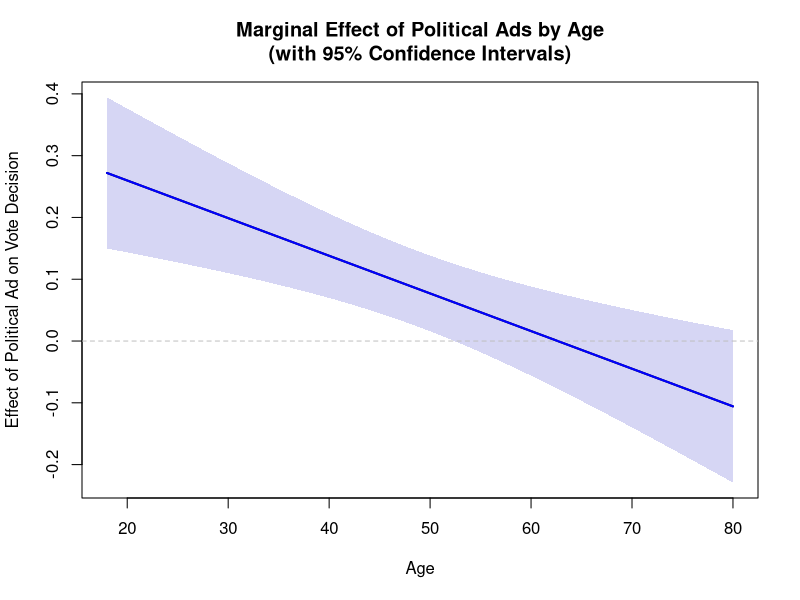
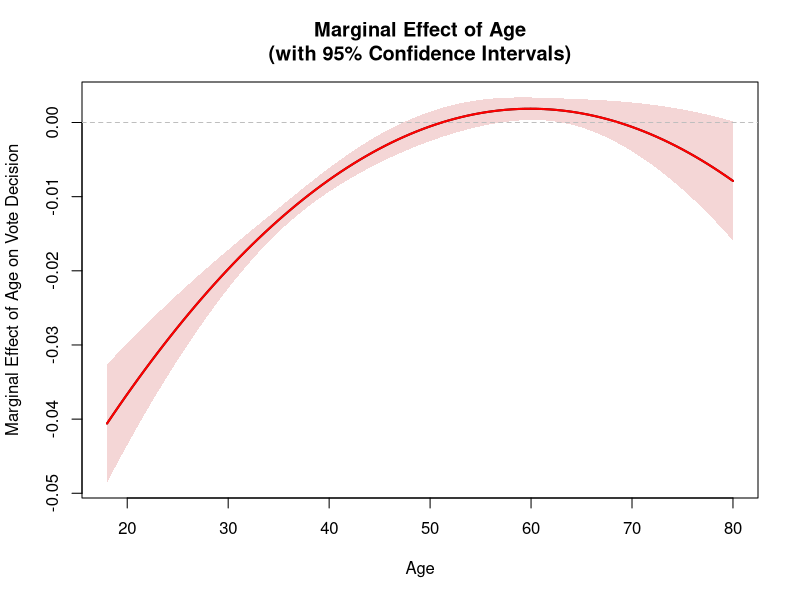

The R script that drew these images, in order:
## ---- chunk 1
#| label: simulate-data
#| echo: false

set.seed(123)

n <- 1000

age <- runif(n, min = 18, max = 80)

politicalAd <- rbinom(n, size = 1, prob = 0.5)

beta0 <- 0.3       # Intercept
beta1 <- 0.25      # Main effect of political ad
beta2 <- 0.002     # Main effect of age
beta3 <- -0.004    # Interaction term (negative!)
beta4 <- -0.0004  # Quadratic term for age (to ensure probabilities stay between 0 and 1)

prob <- beta0 + beta1 * politicalAd + beta2 * age + beta3 * (politicalAd * age) 

prob <- pmin(pmax(prob, 0), 1)

voteDecision <- rbinom(n, size = 1, prob = prob)

data <- data.frame(
  voteDecision = voteDecision,
  politicalAd = politicalAd,
  age = age
)
## ---- chunk 2
summary(
    lm(voteDecision ~ politicalAd, data = data)
    )
## ---- chunk 3
summary(    
lm(voteDecision ~ politicalAd * age, data = data)
)
## ---- chunk 4
#| label: plot-interaction
#| warning: false

# Fit the model with interaction
model <- lm(voteDecision ~ politicalAd * age, data = data)

# Extract coefficients and variance-covariance matrix
coefs <- coef(model)
vcov_matrix <- vcov(model)

# Create a sequence for the moderator variable (age)
age_seq <- seq(18, 80, length.out = 100)

effect <- coefs[2] + coefs[4] * age_seq

se <- sqrt(vcov_matrix[2, 2] + 
           age_seq^2 * vcov_matrix[4, 4] + 
           2 * age_seq * vcov_matrix[2, 4])

ci_lower <- effect - 1.96 * se
ci_upper <- effect + 1.96 * se

# Create plot
plot(age_seq, effect, 
     type = "l", 
     lwd = 2,
     ylim = c(min(ci_lower), max(ci_upper)),
     xlab = "Age",
     ylab = "Effect of Political Ad on Vote Decision",
     main = "Marginal Effect of Political Ads by Age\n(with 95% Confidence Intervals)")

# Add confidence interval as shaded region
polygon(c(age_seq, rev(age_seq)), 
        c(ci_upper, rev(ci_lower)),
        col = rgb(0.2, 0.2, 0.8, 0.2),
        border = NA)

# Add reference line at y=0
abline(h = 0, lty = 2, col = "gray", lwd = 1)

# Re-plot the line on top
lines(age_seq, effect, lwd = 2, col = "blue")
## ---- chunk 5
#| label: simulate-data2
#| echo: false

set.seed(123)

n <- 1000

age <- runif(n, min = 18, max = 80)

politicalAd <- rbinom(n, size = 1, prob = 0.5)

beta0 <- 2.5         # Intercept
beta1 <- -0.15       # Linear effect of age
beta2 <- 0.003       # Quadratic effect of age
beta3 <- -0.00002    # Cubic effect of age

prob <- beta0 + beta1 * age + beta2 * (age * age) + beta3 * (age * age * age) 

prob <- pmin(pmax(prob, 0), 1)

voteDecision <- rbinom(n, size = 1, prob = prob)

data2 <- data.frame(
  voteDecision = voteDecision,
  age = age
)
## ---- chunk 6
summary(
    lm(voteDecision ~ poly(age, degree = 3), data = data2)
    )
## ---- chunk 7
#| label: plot-polynomial
#| warning: false

# Fit the polynomial regression model with raw polynomials
model_poly <- lm(voteDecision ~ age + I(age^2) + I(age^3), data = data2) 

# Extract coefficients and variance-covariance matrix
coefs <- coef(model_poly)
vcov_matrix <- vcov(model_poly)

# Create age sequence for prediction
age_seq <- seq(18, 80, length.out = 100)

# Calculate marginal effect: β₁ + 2*β₂*age + 3*β₃*age²
# coefs[2] = β₁ (age)
# coefs[3] = β₂ (age²)
# coefs[4] = β₃ (age³)
effect <- coefs[2] + 2 * coefs[3] * age_seq + 3 * coefs[4] * age_seq^2

# Delta method for standard error:
# For f(β) = β₁ + 2*β₂*age + 3*β₃*age², gradient is [1, 2*age, 3*age²]
# SE = sqrt(gradient' * Vcov * gradient)
se <- sqrt(vcov_matrix[2, 2] + 
           4 * age_seq^2 * vcov_matrix[3, 3] + 
           9 * age_seq^4 * vcov_matrix[4, 4] +
           4 * age_seq * vcov_matrix[2, 3] +
           6 * age_seq^2 * vcov_matrix[2, 4] +
           12 * age_seq^3 * vcov_matrix[3, 4])

# Calculate 95% confidence intervals
ci_lower <- effect - 1.96 * se
ci_upper <- effect + 1.96 * se

# Create plot
plot(age_seq, effect, 
     type = "l", 
     lwd = 2,
     ylim = c(min(ci_lower), max(ci_upper)),
     xlab = "Age",
     ylab = "Marginal Effect of Age on Vote Decision",
     main = "Marginal Effect of Age\n(with 95% Confidence Intervals)")

# Add confidence interval as shaded region
polygon(c(age_seq, rev(age_seq)), 
        c(ci_upper, rev(ci_lower)),
        col = rgb(0.8, 0.2, 0.2, 0.2),
        border = NA)

# Add reference line at y=0
abline(h = 0, lty = 2, col = "gray", lwd = 1)

# Re-plot the line on top
lines(age_seq, effect, lwd = 2, col = "red")
